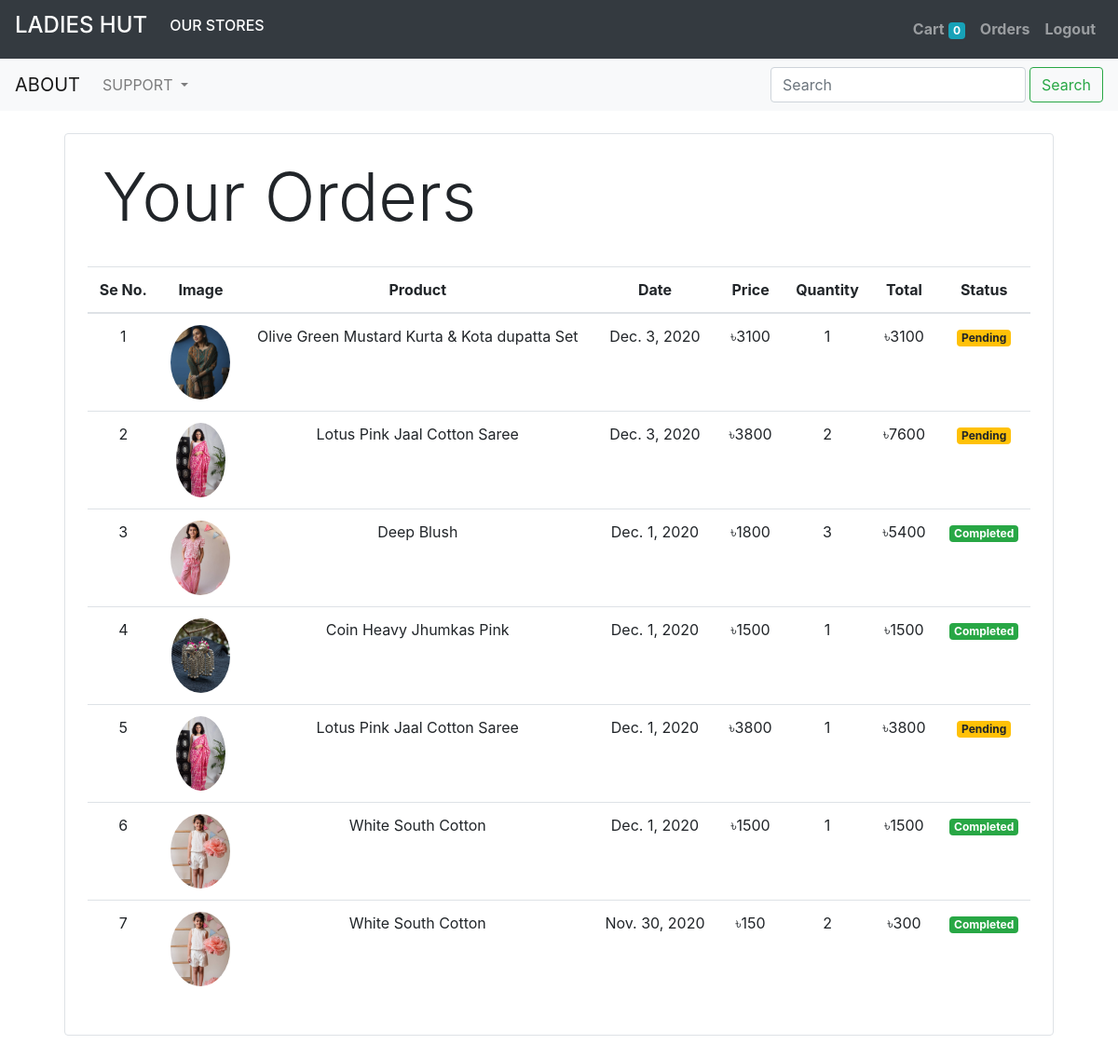
The page /orders (signed in) on the database its author committed.
### store/models/orders.py (models this page shows, shortened)
class Order(models.Model):
    product = models.ForeignKey(Product, on_delete=models.CASCADE)
    customer = models.ForeignKey(Customer, on_delete=models.CASCADE)
    quantity = models.IntegerField(default=1)
    price = models.IntegerField()
    address = models.CharField(max_length=50, default='', blank=True)
    phone = models.CharField(max_length=50, default='', blank=True)
    date = models.DateField(default=datetime.datetime.today)
    status = models.BooleanField(default=False)
    @staticmethod
    def get_orders_by_customer(customer_id):
        return Order\
            .objects\
            .filter(customer = customer_id)\
            .order_by('date')

### store/models/products.py (models this page shows, shortened)
class Product(models.Model):
    name = models.CharField(max_length=50)
    price = models.IntegerField(default=0)
    category = models.ForeignKey(Category, on_delete=models.CASCADE, default=1)
    description = models.CharField(max_length=200, default='', null=True, blank=True)
    image = models.ImageField(upload_to='uploads/products/')

### store/views/orders.py (the view)
# urls.py: path('orders',  OrderView.as_view(), name='orders')
class OrderView(View):
    @method_decorator(auth_middleware)
    def get(self, request):
        customer = request.session.get('customer')
        orders = Order.get_orders_by_customer(customer)
        print(orders)
        orders = orders.reverse()
        return render(request, 'orders.html', {'orders':orders})

### store/templatetags/custom_filter.py (called while the page is built)
@register.filter(name='currency')
def currency(number):
    return "৳"+str(number)

@register.filter(name='multiply')
def multiply(number, number1):
    return number*number1

### store/templates/orders.html
{% extends 'base.html' %}
{% block content %}
{% load cart %}
{% load custom_filter %}
<div class="container">
    <div class="border rounded p-4 m-4">
        <h1 class="display-3 pl-2 ml-2">Your Orders</h1>
        <br>
        <table class="table text-center">
            <thead class="table">
                <tr>
                    <th>Se No.</th>
                    <th>Image</th>
                    <th>Product</th>
                    <th>Date</th>
                    <th>Price</th>
                    <th>Quantity</th>
                    <th>Total</th>
                    <th>Status</th>
                </tr>
            </thead>
            <tbody>
                {% for order in orders %}
                <tr>
                    <td>{{forloop.counter}}</td>
                    <td><img style="height: 80px;" class="rounded-circle" src="{{order.product.image.url}}" alt=""></td>
                    <td>{{order.product.name}}</td>
                    <td>{{order.date}}</td>
                    <td>{{order.price|currency}}</td>
                    <td>{{order.quantity}}</td>
                    <td>{{order.quantity|multiply:order.price|currency}}</td>
                    {% if order.status %}
                    <td><small class="badge badge-success">Completed</small></td>
                    {% else %}
                    <td><small class="badge badge-warning">Pending</small></td>
                    {% endif %}
                </tr>
                {% endfor %}
            </tbody>
        </table>
    </div>
</div>
{% endblock %}

### rows shown on the page
Order: product.image (picture), product.name "Olive Green Mustard Kurta & Kota dupatta Set", date "Dec. 3, 2020", price "৳3100", quantity "1", quantity|multiply "৳3100", status "Pending"
Order: product.image (picture), product.name "Lotus Pink Jaal Cotton Saree", date "Dec. 3, 2020", price "৳3800", quantity "2", quantity|multiply "৳7600", status "Pending"
Order: product.image (picture), product.name "Deep Blush", date "Dec. 1, 2020", price "৳1800", quantity "3", quantity|multiply "৳5400", status "Completed"
Order: product.image (picture), product.name "Coin Heavy Jhumkas Pink", date "Dec. 1, 2020", price "৳1500", quantity "1", quantity|multiply "৳1500", status "Completed"
Order: product.image (picture), product.name "Lotus Pink Jaal Cotton Saree", date "Dec. 1, 2020", price "৳3800", quantity "1", quantity|multiply "৳3800", status "Pending"
Order: product.image (picture), product.name "White South Cotton", date "Dec. 1, 2020", price "৳1500", quantity "1", quantity|multiply "৳1500", status "Completed"
Order: product.image (picture), product.name "White South Cotton", date "Nov. 30, 2020", price "৳150", quantity "2", quantity|multiply "৳300", status "Completed"

### other values the page prints
{{ request.session.cart.keys|length }} "0"
